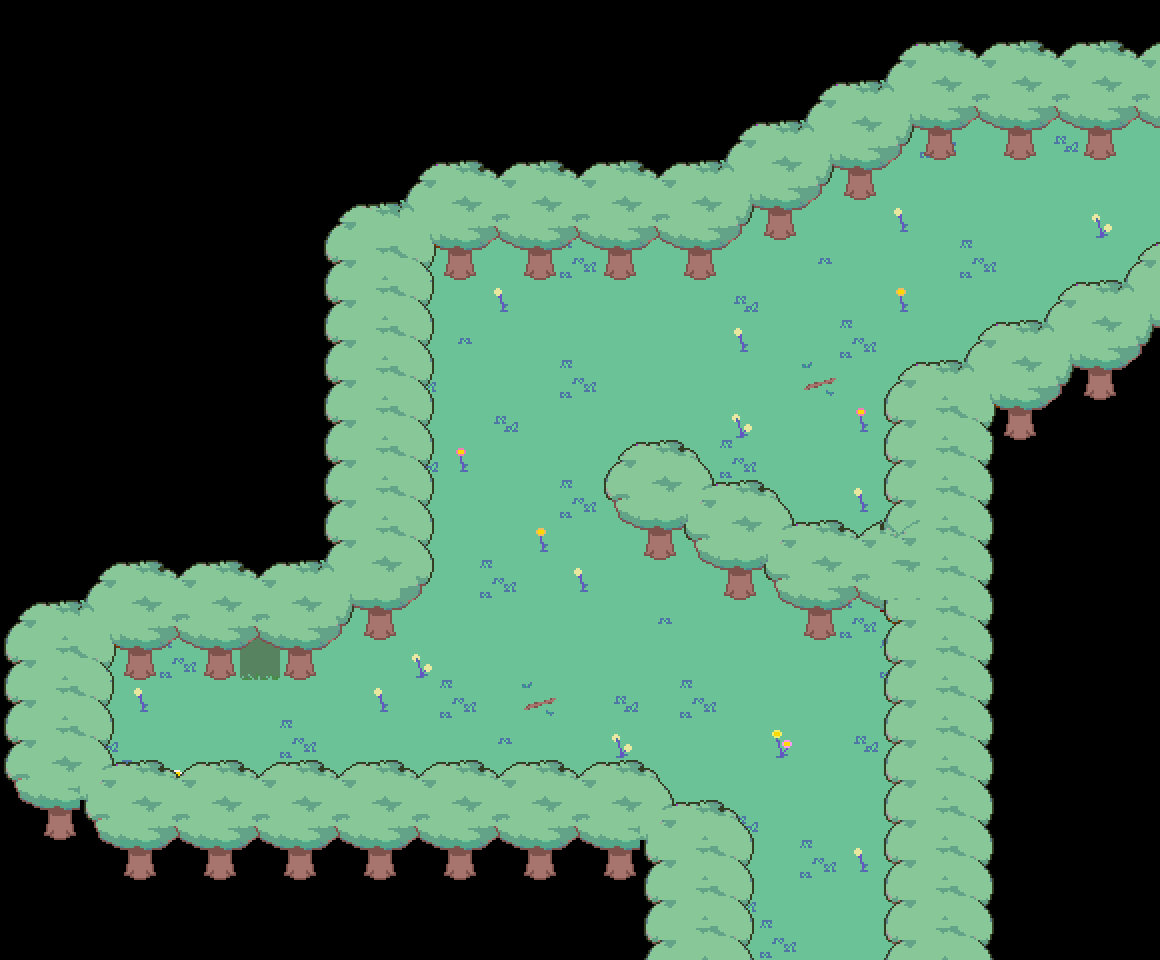

A level layout from a 2D game, rendered from its tile map. Below: a short description, then the map file with tile-grid data replaced by summaries:
An orthogonal 29x24 tile map with 40x40 px tiles, 3 tile layers (Tile Layer 1, Tile Layer 2, Copy of Tile Layer 2) and 25 objects (3x transition, enemy, for1, secret, for3).

<map version="1.9" tiledversion="1.9.0" orientation="orthogonal" renderorder="right-down" width="29" height="24" tilewidth="40" tileheight="40" infinite="0" nextlayerid="8" nextobjectid="26">
 <editorsettings>
  <export target="data.lua" format="lua" />
 </editorsettings>
 <properties>
  <property name="border" value="deoxynn/forest" />
  <property name="light" type="bool" value="true" />
  <property name="music" value="deoxynn_forest" />
 </properties>
 <tileset firstgid="1" source="../../../tilesets/woods.tsx" />
 <layer id="1" name="Tile Layer 1" width="29" height="24">
  <data>[696 cells, 329 non-empty, 12 distinct tile ids]</data>
 </layer>
 <layer id="2" name="Tile Layer 2" width="29" height="24">
  <data>[696 cells, 266 non-empty, 49 distinct tile ids]</data>
 </layer>
 <objectgroup id="5" name="collision">
  <object id="1" x="400" y="0" width="760" height="160" />
  <object id="2" x="400" y="160" width="480" height="40" />
  <object id="3" x="400" y="200" width="400" height="40" />
  <object id="4" x="400" y="240" width="320" height="40" />
  <object id="5" x="280" y="0" width="140" height="640" />
  <object id="6" x="0" y="560" width="240" height="120" />
  <object id="7" x="20" y="680" width="80" height="200" />
  <object id="8" x="80" y="800" width="600" height="80" />
  <object id="9" x="660" y="840" width="80" height="120" />
  <object id="10" x="900" y="400" width="240" height="560" />
  <object id="11" x="800" y="560" width="120" height="80" />
  <object id="12" x="720" y="520" width="80" height="80" />
  <object id="13" x="640" y="480" width="80" height="80" />
  <object id="14" x="960" y="360" width="200" height="40" />
  <object id="15" x="1040" y="320" width="120" height="40" />
  <object id="16" x="1120" y="280" width="40" height="40" />
  <object id="17" x="280" y="600" width="40" height="80" />
  <object id="18" x="240" y="560" width="40" height="40" />
 </objectgroup>
 <objectgroup id="6" name="objects">
  <object id="19" name="transition" x="1140" y="160" width="20" height="120">
   <properties>
    <property name="map" value="deoxynn/forest_1" />
    <property name="marker" value="for2" />
   </properties>
  </object>
  <object id="21" name="transition" x="240" y="600" width="40" height="40">
   <properties>
    <property name="map" value="deoxynn/forest_secret_1" />
    <property name="marker" value="for2" />
   </properties>
  </object>
  <object id="23" name="transition" x="720" y="940" width="200" height="20">
   <properties>
    <property name="map" value="deoxynn/forest_3" />
    <property name="marker" value="for2" />
   </properties>
  </object>
  <object id="25" name="enemy" x="520" y="640">
   <properties>
    <property name="actor" value="rodenteer" />
    <property name="chase" type="bool" value="true" />
    <property name="lightencounter" value="rodenteer" />
   </properties>
   <point />
  </object>
 </objectgroup>
 <objectgroup id="7" name="markers">
  <object id="20" name="for1" x="1115" y="220">
   <point />
  </object>
  <object id="22" name="secret" x="260" y="700">
   <point />
  </object>
  <object id="24" name="for3" x="820" y="920">
   <point />
  </object>
 </objectgroup>
 <layer id="4" name="Copy of Tile Layer 2" width="29" height="24">
  <data>[696 cells, 264 non-empty, 45 distinct tile ids]</data>
 </layer>
</map>
